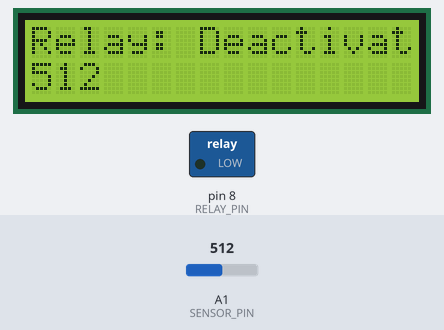
Recording of a sketch running on a simulated Arduino Uno, built with avr-gcc and run on an emulated ATmega328P. On the bench: 16×2 character LCD, switched loads named in the sketch (green lamp = pin HIGH). The test bench sets the inputs (shaded band); at power-on: A1 (SENSOR_PIN) = 512. What the sketch prints to the serial monitor is not drawn.

Above: at 1.2 s.
1.3 s: A1 (SENSOR_PIN) set to 716
At 2.4 s:
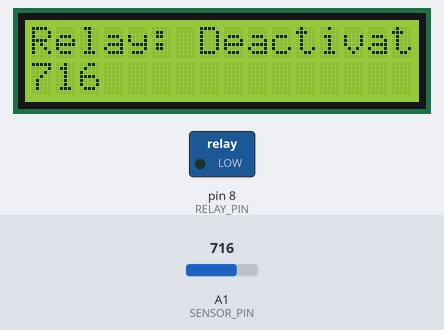
3.5 s: A1 (SENSOR_PIN) set to 900
At 4.5 s:
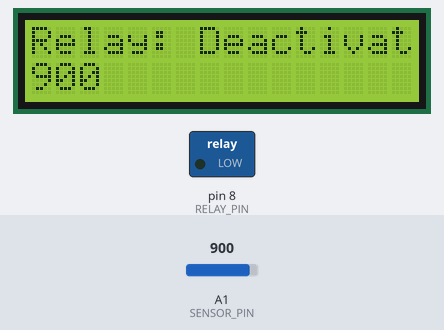
5.6 s: A1 (SENSOR_PIN) set to 1023
At 6.6 s:
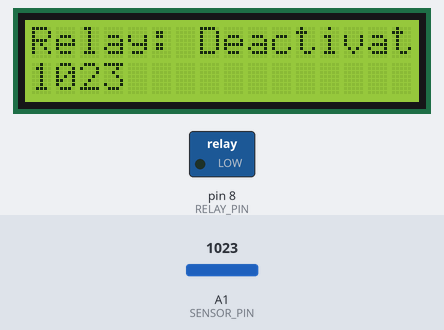
Timing chart, 0 to 8.6 s (numbered marks = the images above; inputs shaded):
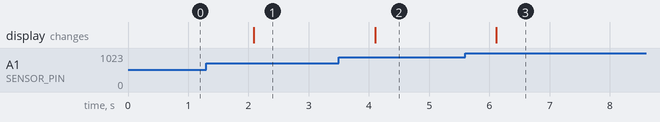

The sketch:

qqq.ino
```cpp
#include <LiquidCrystal.h>

// Define sensor pin
const int SENSOR_PIN = A1;

// Define relay pin
const int RELAY_PIN = 8;

// Define threshold value (adjust as needed)
const int THRESHOLD_VALUE = 140000;

// Define LCD pins
LiquidCrystal lcd(12, 11, 5, 4, 3, 2);

void setup() {
  // Initialize relay pin as an OUTPUT
  pinMode(RELAY_PIN, OUTPUT);

  // Initialize LCD
  lcd.begin(16, 2);

  // Serial communication for debugging
  Serial.begin(9600);
}

void loop() {
  // Read sensor value
  int sensorValue = analogRead(SENSOR_PIN);

  // Print sensor value for debugging
  Serial.print("Sensor Value: ");
  Serial.println(sensorValue);

  // Display sensor value on LCD
  lcd.clear();
  lcd.setCursor(0, 0);
  lcd.print("Sensor Value:");
  lcd.setCursor(0, 1);
  lcd.print(sensorValue);

  // Check if sensor value is above the threshold
  if (sensorValue > THRESHOLD_VALUE) {
    // Activate relay
    activateRelay();

    // Display relay status on LCD
    lcd.setCursor(0, 0);
    lcd.print("Relay: Activated");
  } else {
    // Deactivate relay
    deactivateRelay();

    // Display relay status on LCD
    lcd.setCursor(0, 0);
    lcd.print("Relay: Deactivated");
  }

  // Delay for a short duration
  delay(1000); // Adjust delay as needed
}

void activateRelay() {
  digitalWrite(RELAY_PIN, HIGH);
  Serial.println("Relay Activated");
}

void deactivateRelay() {
  digitalWrite(RELAY_PIN, LOW);
  Serial.println("Relay Deactivated");
}
```

Measured:
- after the input at 1.3 s, the display: changes after 0.79 s (image 1)
- after the input at 3.5 s, the display: changes after 0.60 s (image 2)
- after the input at 5.6 s, the display: changes after 0.52 s (image 3)
